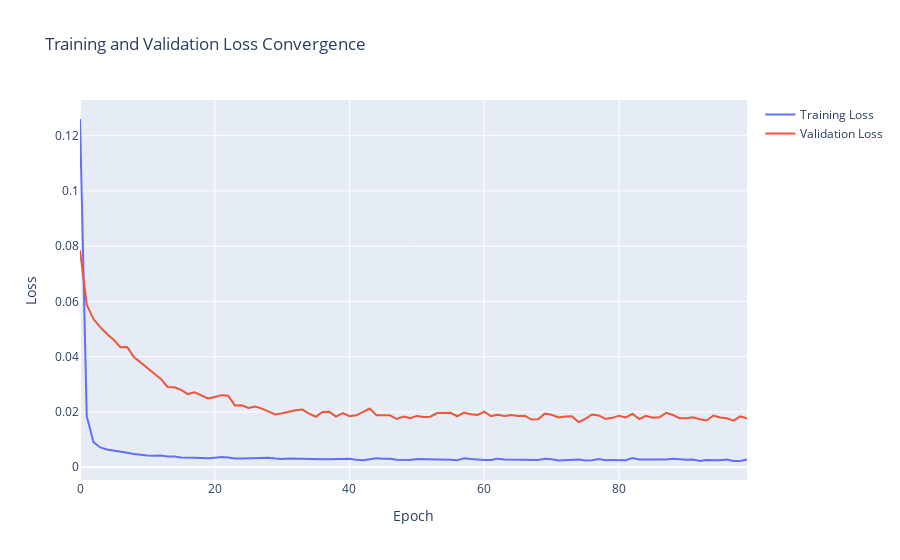

Notebook cell for this chart:
### Code cell
def plot_ae_convergence(train_loss, val_loss):
    fig1 = make_subplots(rows=1, cols=1, specs=[[{'type':'xy'}]])
    
    x_values = []
    for i in range(len(train_loss)):
        x_values.append(i)
    fig1.add_trace(go.Scatter(x=x_values, y=train_loss, name="Training Loss", mode="lines"), row=1, col=1)
    fig1.add_trace(go.Scatter(x=x_values, y=val_loss, name="Validation Loss", mode="lines"), row=1, col=1)

    fig1.update_layout(
        title = f'Training and Validation Loss Convergence', 
        xaxis1 = dict(title_text = 'Epoch'),
        yaxis1 = dict(title_text = "Loss")
    )
    fig1.write_image("Plots/autoencoder 2 convergence 100 epochs.png")
    fig1.show()

activation_function = "sigmoid"
nodes1 = 1376
nodes2 = 3120
nodes3 = 571
encoding_size = 199

nodes1 = 1592
nodes2 = 1897
nodes3 = 1323
encoding_size = 1125

epochs = 100
batch_size = 128
batch_normalization = 1

input_shape = x_train.shape[1]
visible = Input(shape=(input_shape,))

# ENCODER
# encoder layer 1
encoder = Dense(nodes1)(visible)
# apply batch normalization
encoder = BatchNormalization()(encoder)
# activate layer
encoder = sigmoid(encoder)

# encoder layer 2
encoder = Dense(nodes2)(encoder)
# apply batch normalization
encoder = BatchNormalization()(encoder)
# activate layer
encoder = sigmoid(encoder)

# encoder layer 3
encoder = Dense(nodes3)(encoder)
# apply batch normalization
encoder = BatchNormalization()(encoder)
# activate layer
encoder = sigmoid(encoder)

# ENCODING
encoding = Dense(encoding_size)(encoder) 

# DECODER
# decoder layer 1
decoder = Dense(nodes3)(encoding)
# apply batch normalization
decoder = BatchNormalization()(decoder)
# activate layer
decoder = sigmoid(decoder)

# decoder layer 2
decoder = Dense(nodes2)(decoder)
# apply batch normalization
decoder = BatchNormalization()(decoder)
# activate layer
decoder = sigmoid(decoder)

# decoder layer 3
decoder = Dense(nodes1)(decoder)
# apply batch normalization
decoder = BatchNormalization()(decoder)
# activate layer
decoder = sigmoid(decoder)

output = Dense(input_shape, activation='linear')(decoder)

model = Model(inputs=visible, outputs=output)
model.compile(optimizer='adam', loss='mse')

history = model.fit(x_train, x_train, 
            epochs=epochs, batch_size=batch_size, verbose=2, 
            validation_data=(x_val, x_val))

train_loss = history.history['loss']
val_loss = history.history['val_loss']

plot_ae_convergence(train_loss, val_loss)

### Figure 1 — Plotly figure (JSON) as saved in the notebook; plotly's stock layout.template omitted (floating-point values rounded to 4 significant figures)
{"data": [{"mode": "lines", "name": "Training Loss", "type": "scatter", "x": [0, 1, 2, 3, 4, 5, 6, 7, 8, 9, 10, 11, 12, 13, 14, 15, 16, 17, 18, 19, 20, 21, 22, 23, 24, 25, 26, 27, 28, 29, 30, 31, 32, 33, 34, 35, 36, 37, 38, 39, 40, 41, 42, 43, 44, 45, 46, 47, 48, 49, 50, 51, 52, 53, 54, 55, 56, 57, 58, 59, 60, 61, 62, 63, 64, 65, 66, 67, 68, 69, 70, 71, 72, 73, 74, 75, 76, 77, 78, 79, 80, 81, 82, 83, 84, 85, 86, 87, 88, 89, 90, 91, 92, 93, 94, 95, 96, 97, 98, 99], "xaxis": "x", "y": [0.126, 0.01844, 0.009104, 0.00718, 0.006435, 0.005959, 0.005515, 0.005243, 0.00484, 0.004449, 0.004227, 0.004199, 0.004224, 0.003876, 0.003897, 0.003569, 0.003609, 0.00341, 0.003354, 0.003257, 0.003463, 0.003707, 0.003526, 0.003168, 0.003173, 0.003269, 0.003209, 0.003207, 0.003414, 0.003154, 0.002976, 0.003185, 0.003181, 0.002963, 0.003203, 0.003129, 0.002942, 0.002911, 0.002914, 0.003075, 0.003103, 0.002696, 0.002578, 0.002888, 0.003252, 0.003051, 0.003098, 0.002745, 0.002689, 0.002668, 0.003027, 0.002982, 0.002778, 0.002861, 0.002903, 0.00269, 0.002521, 0.003242, 0.002969, 0.002691, 0.002622, 0.002608, 0.003127, 0.002859, 0.00283, 0.002988, 0.002938, 0.00282, 0.002634, 0.00308, 0.002928, 0.002471, 0.002595, 0.002603, 0.002816, 0.00245, 0.002531, 0.002985, 0.002587, 0.002594, 0.002687, 0.002523, 0.003336, 0.002802, 0.002845, 0.002819, 0.002688, 0.002845, 0.003104, 0.002849, 0.002742, 0.002807, 0.002277, 0.002654, 0.002588, 0.00258, 0.002816, 0.002315, 0.002274, 0.00282], "yaxis": "y"}, {"mode": "lines", "name": "Validation Loss", "type": "scatter", "x": [0, 1, 2, 3, 4, 5, 6, 7, 8, 9, 10, 11, 12, 13, 14, 15, 16, 17, 18, 19, 20, 21, 22, 23, 24, 25, 26, 27, 28, 29, 30, 31, 32, 33, 34, 35, 36, 37, 38, 39, 40, 41, 42, 43, 44, 45, 46, 47, 48, 49, 50, 51, 52, 53, 54, 55, 56, 57, 58, 59, 60, 61, 62, 63, 64, 65, 66, 67, 68, 69, 70, 71, 72, 73, 74, 75, 76, 77, 78, 79, 80, 81, 82, 83, 84, 85, 86, 87, 88, 89, 90, 91, 92, 93, 94, 95, 96, 97, 98, 99], "xaxis": "x", "y": [0.07852, 0.05887, 0.05363, 0.05069, 0.04826, 0.04615, 0.04346, 0.0435, 0.03987, 0.03784, 0.03599, 0.03409, 0.03196, 0.02907, 0.02895, 0.02801, 0.02649, 0.02713, 0.02615, 0.02494, 0.02541, 0.0261, 0.02589, 0.02238, 0.02241, 0.0215, 0.02201, 0.02124, 0.02013, 0.01911, 0.01955, 0.02021, 0.02066, 0.0209, 0.01943, 0.01828, 0.02, 0.02007, 0.01837, 0.01962, 0.0185, 0.01879, 0.01999, 0.02125, 0.01887, 0.01891, 0.01879, 0.01746, 0.01836, 0.01779, 0.01859, 0.01819, 0.01829, 0.01962, 0.0196, 0.01973, 0.01847, 0.01981, 0.01919, 0.01897, 0.0201, 0.01853, 0.01897, 0.01859, 0.01891, 0.01855, 0.01868, 0.01725, 0.01733, 0.01941, 0.01902, 0.01802, 0.01835, 0.01844, 0.01636, 0.0175, 0.01912, 0.01876, 0.0175, 0.01789, 0.01868, 0.01801, 0.01937, 0.01746, 0.01864, 0.01797, 0.01811, 0.01969, 0.0189, 0.01776, 0.01774, 0.01811, 0.01736, 0.01691, 0.01873, 0.01799, 0.01773, 0.01686, 0.01841, 0.01776], "yaxis": "y"}], "layout": {"title": {"text": "Training and Validation Loss Convergence"}, "xaxis": {"anchor": "y", "domain": [0, 1], "title": {"text": "Epoch"}}, "yaxis": {"anchor": "x", "domain": [0, 1], "title": {"text": "Loss"}}}}
